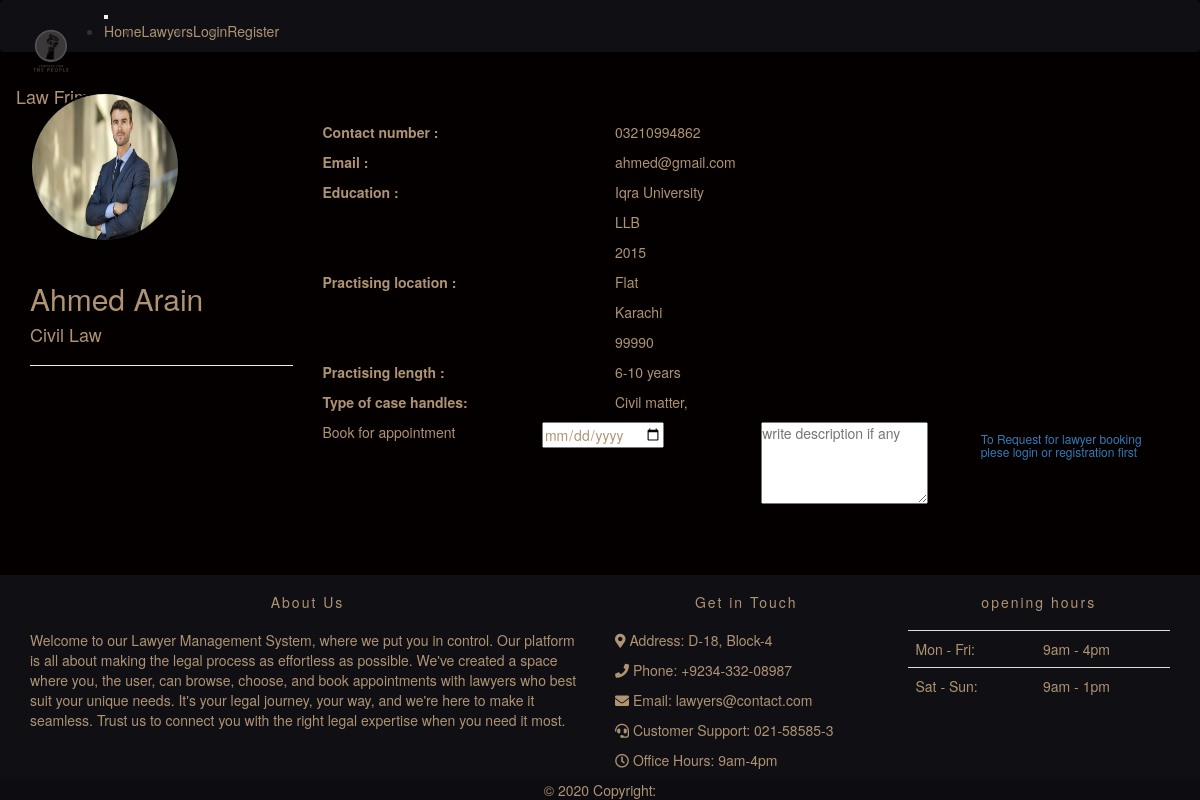
/single_lawyer.php?u_id=Lawyer6580a5be73320, run on the app's committed database.
### tables this page shows
CREATE TABLE `lawyer` (
  `ID` int(11) NOT NULL,
  `lawyer_id` varchar(20) NOT NULL,
  `contact_Number` varchar(15) NOT NULL,
  `university_College` varchar(100) NOT NULL,
  `degree` varchar(100) NOT NULL,
  `passing_year` varchar(100) NOT NULL,
  `full_address` varchar(200) NOT NULL,
  `city` varchar(50) NOT NULL,
  `zip_code` varchar(50) NOT NULL,
  `practise_Length` varchar(100) NOT NULL,
  `case_handle` varchar(500) NOT NULL,
  `speciality` varchar(100) NOT NULL,
  `image` varchar(150) NOT NULL
);

CREATE TABLE `user` (
  `u_id` varchar(20) NOT NULL,
  `first_Name` varchar(100) NOT NULL,
  `last_Name` varchar(100) NOT NULL,
  `email` varchar(100) NOT NULL,
  `password` varchar(100) NOT NULL,
  `status` varchar(100) NOT NULL,
  `role` varchar(100) NOT NULL
);

### single_lawyer.php (the view, shortened to what this page needs)
<!doctype html>
<html lang="en">
	<head>
		<link rel="stylesheet" href="https://use.fontawesome.com/releases/v5.8.1/css/all.css">
		<link rel="stylesheet" href="css/all.css">
		<link rel="stylesheet" href="css/bootstrap.css">
		<link rel="stylesheet" href="css/style.css">
		<link rel="stylesheet" href="css/media.css">
	</head>
	<body>
        <?php
		include('header.php')
		?>
		<section>
			<div class="container">
				<div class="row">
					<?php
						$conn = connect();
						$result = mysqli_query($conn,"SELECT * FROM user,lawyer WHERE user.u_id=lawyer.lawyer_id AND user.status='Active' AND user.u_id='" . $_GET['u_id'] . "'");
						while($row = mysqli_fetch_array($result)) {
						?>
						<div class="col-md-3" style="color:#af9473;">
							<div class="sideprofile">
								<img src="images/upload/<?php echo $row["image"]; ?>" class="img-fluid profile_img" alt="profile picture">
								<h2><?php echo $row["first_Name"]; ?> <?php echo $row["last_Name"]; ?></h2>
								<h4><?php echo $row["speciality"]; ?></h4>
								<hr>
							</div>
						</div>
						<div class="col-md-9" style="color:#af9473;">
							<div class="mainprofile">
								<div class="infogroup row">
									<div class="col-md-4">
										<label for="email"><b>Contact number :</b></label>
									</div>
									<div class="col-md-8">
										<p><?php echo $row["contact_Number"]; ?></p>
									</div>
								</div>
								<div class="infogroup row">
									<div class="col-md-4">
										<label for="email"><b>Email :</b></label>
									</div>
									<div class="col-md-8">
										<p><?php echo $row["email"]; ?></p>
									</div>
								</div>
								<div class="infogroup row">
									<div class="col-md-4">
										<label for="email"><b>Education :</b></label>
									</div>
									<div class="col-md-8">
										<p><?php echo $row["university_College"]; ?></p>
										<p><?php echo $row["degree"]; ?></p>
										<p><?php echo $row["passing_year"]; ?></p>
									</div>
								</div>
								<div class="infogroup row">
									<div class="col-md-4">
										<label for="email"><b>Practising location :</b></label>
									</div>
									<div class="col-md-8">
										<p><?php echo $row["full_address"]; ?></p>
										<p><?php echo $row["city"]; ?></p>
										<p><?php echo $row["zip_code"]; ?></p>
									</div>
								</div>
								<div class="infogroup row">
									<div class="col-md-4">
										<label for="email"><b>Practising length :</b></label>
									</div>
									<div class="col-md-8">
										<p><?php echo $row["practise_Length"]; ?></p>
									</div>
								</div>
								<div class="infogroup row">
									<div class="col-md-4">
										<label for="email"><b>Type of case handles:</b></label>
									</div>
									<div class="col-md-8">
										<p><?php echo $row["case_handle"]; ?></p>
									</div>
								</div>
								<form action="save_booking.php" method="post">
									<div class="row">
										<div class="col-md-3">
											Book for appointment
										</div>
										<div class="col-md-3">
											<input type="date"  name="date" >
										</div>
										<div class="col-md-3">
											<textarea name="description" id="" cols="20" rows="4" placeholder="write description if any"></textarea>
										</div>
										<div class="col-md-3 float-right">
											<?php if(isset($_SESSION['login']) && $_SESSION['login'] == TRUE){ ?>
												<input name="post" type="submit" class="btn btn-block btn-info" value="Request booking" />
												<?php }else{ ?>
												<h6><a href="login.php">To Request for lawyer booking plese login or registration first</a></h6>
											<?php }?>
										</div>
									</div>
								</form>
							</div>
						</div>
						<?php
						}
					?>
				</div>
			</div>
		</section>
		<?php
		include('footer.php')
		?>
			</body>
			</html>

### css/style.css (style rules this page uses)
* { margin: 0; padding: 0; }
html { height: 100% !important; }
body { display: flex !important; min-height: 100% !important; flex-direction: column; background-color:#040000 !important ; }
.profile_img { width: 150px; height: 150px; border-radius: 75px; border: 2px solid black; margin: 20px 0px; }
.mainprofile { margin: 50px 0px; }

### data on the page
lawyer: image (picture), lawyer.first_Name "Ahmed", lawyer.last_Name "Arain", speciality "Civil Law", contact_Number "03210994862", lawyer.email "ahmed@gmail.com", university_College "Iqra University", degree "LLB", passing_year "2015", full_address "Flat", city "Karachi", zip_code "99990", practise_Length "6-10 years", case_handle "Civil matter,"
